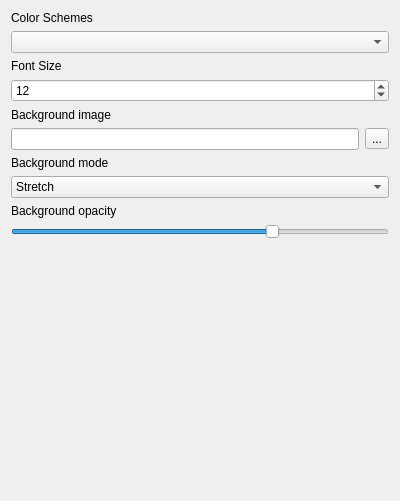
<?xml version="1.0" encoding="UTF-8"?>
<ui version="4.0">
 <class>GlobalOptionsAppearanceWidget</class>
 <widget class="QWidget" name="GlobalOptionsAppearanceWidget">
  <property name="geometry">
   <rect>
    <x>0</x>
    <y>0</y>
    <width>400</width>
    <height>501</height>
   </rect>
  </property>
  <layout class="QVBoxLayout" name="verticalLayout">
   <item>
    <widget class="QLabel" name="label">
     <property name="text">
      <string>Color Schemes</string>
     </property>
    </widget>
   </item>
   <item>
    <widget class="QComboBox" name="comBoxColorSchemes"/>
   </item>
   <item>
    <widget class="QLabel" name="label_2">
     <property name="text">
      <string>Font Size</string>
     </property>
    </widget>
   </item>
   <item>
    <widget class="QSpinBox" name="spinBoxFontSize">
     <property name="minimum">
      <number>3</number>
     </property>
     <property name="singleStep">
      <number>3</number>
     </property>
     <property name="value">
      <number>12</number>
     </property>
    </widget>
   </item>
   <item>
    <widget class="QLabel" name="label_4">
     <property name="text">
      <string>Background image</string>
     </property>
    </widget>
   </item>
   <item>
    <layout class="QHBoxLayout" name="horizontalLayout">
     <item>
      <widget class="QLineEdit" name="lineEditBackgroundImage"/>
     </item>
     <item>
      <widget class="QToolButton" name="toolButtonBackgroundImage">
       <property name="text">
        <string notr="true">...</string>
       </property>
      </widget>
     </item>
    </layout>
   </item>
   <item>
    <widget class="QLabel" name="label_5">
     <property name="text">
      <string>Background mode</string>
     </property>
    </widget>
   </item>
   <item>
    <widget class="QComboBox" name="comboBoxBackgroundMode">
     <property name="currentText">
      <string>Stretch</string>
     </property>
     <property name="currentIndex">
      <number>1</number>
     </property>
     <item>
      <property name="text">
       <string>None</string>
      </property>
     </item>
     <item>
      <property name="text">
       <string>Stretch</string>
      </property>
     </item>
     <item>
      <property name="text">
       <string>Zoom</string>
      </property>
     </item>
     <item>
      <property name="text">
       <string>Fit</string>
      </property>
     </item>
     <item>
      <property name="text">
       <string>Center</string>
      </property>
     </item>
     <item>
      <property name="text">
       <string>Tile</string>
      </property>
     </item>
    </widget>
   </item>
   <item>
    <widget class="QLabel" name="label_6">
     <property name="text">
      <string>Background opacity</string>
     </property>
    </widget>
   </item>
   <item>
    <widget class="QSlider" name="horizontalSliderBackgroundImageOpacity">
     <property name="maximum">
      <number>100</number>
     </property>
     <property name="value">
      <number>70</number>
     </property>
     <property name="orientation">
      <enum>Qt::Horizontal</enum>
     </property>
    </widget>
   </item>
   <item>
    <spacer name="verticalSpacer">
     <property name="orientation">
      <enum>Qt::Vertical</enum>
     </property>
     <property name="sizeHint" stdset="0">
      <size>
       <width>20</width>
       <height>40</height>
      </size>
     </property>
    </spacer>
   </item>
  </layout>
 </widget>
 <resources/>
 <connections/>
</ui>
